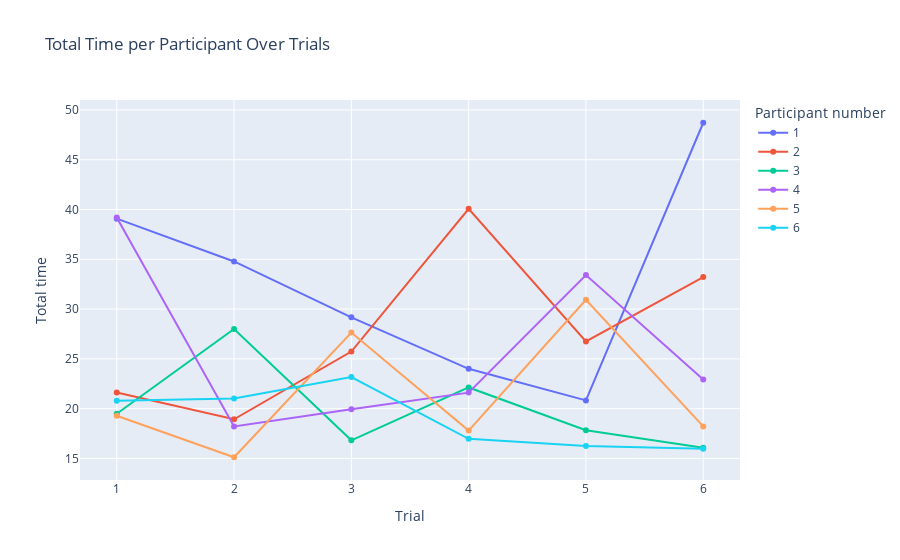

Notebook code cell kept with this figure:
### Code cell
# Create an interactive line plot to show total time per participant over trials
df["Notes"] = df["Notes"].fillna("NaN")

fig = px.line(df,
              x="Trial",
              y="Total time",
              color="Participant number",  # Color by participant number to see their individual progress
              markers=True,  # Show markers at each data point
              title="Total Time per Participant Over Trials",
              line_group="Participant number",  # Each participant has a unique line
              hover_data=["Mouse speed", "Total mistakes", "Notes"],  # Show mouse speed, time, and trial number on hover
              category_orders={"Trial": [1, 2, 3, 4, 5, 6]}  # Ensure trials are ordered from 1 to 6
             )

# Show the plot
fig.show()

# Save the figure as a PNG file
fig.write_image("figures/fig9.png", width=width, height=height)

### Figure 1 — Plotly figure (JSON) as saved in the notebook; plotly's stock layout.template omitted (floating-point values rounded to 4 significant figures)
{"data": [{"customdata": [["low", 0, "NaN"], ["low", 0, "NaN"], ["medium", 0, "NaN"], ["medium", 0, "Das sei ein angenehmes Setting"], ["fast", 0, "NaN"], ["fast", 1, "NaN"]], "hovertemplate": "Participant number=1<br>Trial=%{x}<br>Total time=%{y}<br>Mouse speed=%{customdata[0]}<br>Total mistakes=%{customdata[1]}<br>Notes=%{customdata[2]}<extra></extra>", "legendgroup": "1", "line": {"color": "#636efa", "dash": "solid"}, "marker": {"symbol": "circle"}, "mode": "lines+markers", "name": "1", "orientation": "v", "showlegend": true, "type": "scatter", "x": [1, 2, 3, 4, 5, 6], "xaxis": "x", "y": [39.08, 34.78, 29.17, 24.0, 20.83, 48.71], "yaxis": "y"}, {"customdata": [["medium", 0, "NaN"], ["medium", 0, "NaN"], ["fast", 0, "NaN"], ["fast", 2, "Meinte \"Es sei gar nicht so leicht wenn man schon älter und zittrig sei <br> und nicht so gut sehe\" und hat noch keine vertikale Maus verwendet"], ["low", 0, "NaN"], ["low", 0, "NaN"]], "hovertemplate": "Participant number=2<br>Trial=%{x}<br>Total time=%{y}<br>Mouse speed=%{customdata[0]}<br>Total mistakes=%{customdata[1]}<br>Notes=%{customdata[2]}<extra></extra>", "legendgroup": "2", "line": {"color": "#EF553B", "dash": "solid"}, "marker": {"symbol": "circle"}, "mode": "lines+markers", "name": "2", "orientation": "v", "showlegend": true, "type": "scatter", "x": [1, 2, 3, 4, 5, 6], "xaxis": "x", "y": [21.63, 18.93, 25.73, 40.07, 26.75, 33.21], "yaxis": "y"}, {"customdata": [["fast", 1, "NaN"], ["fast", 8, "Ist normalerweise eine langsame Einstellung gewöhnt"], ["low", 1, "NaN"], ["low", 0, "NaN"], ["medium", 3, "NaN"], ["medium", 2, "NaN"]], "hovertemplate": "Participant number=3<br>Trial=%{x}<br>Total time=%{y}<br>Mouse speed=%{customdata[0]}<br>Total mistakes=%{customdata[1]}<br>Notes=%{customdata[2]}<extra></extra>", "legendgroup": "3", "line": {"color": "#00cc96", "dash": "solid"}, "marker": {"symbol": "circle"}, "mode": "lines+markers", "name": "3", "orientation": "v", "showlegend": true, "type": "scatter", "x": [1, 2, 3, 4, 5, 6], "xaxis": "x", "y": [19.49, 28.0, 16.82, 22.13, 17.84, 16.07], "yaxis": "y"}, {"customdata": [["low", 0, "NaN"], ["low", 1, "Speed-Up hauptsächlich, da Teilnehmer gewusst hatte, was er machts. <br> Dass die Pointer Precision \"on\" ist, habe er nicht gemerkt"], ["medium", 1, "NaN"], ["medium", 0, "Teilnehmer ist die mittlere Geschwindigkeit \"off\" gewohnt, <br> deshalb war diese Einstellung ungewohnt und ein \"ungutes Gefühl\""], ["fast", 1, "Teilnehmer meinte, diese Einstellung sein unkontrollierbar"], ["fast", 0, "NaN"]], "hovertemplate": "Participant number=4<br>Trial=%{x}<br>Total time=%{y}<br>Mouse speed=%{customdata[0]}<br>Total mistakes=%{customdata[1]}<br>Notes=%{customdata[2]}<extra></extra>", "legendgroup": "4", "line": {"color": "#ab63fa", "dash": "solid"}, "marker": {"symbol": "circle"}, "mode": "lines+markers", "name": "4", "orientation": "v", "showlegend": true, "type": "scatter", "x": [1, 2, 3, 4, 5, 6], "xaxis": "x", "y": [39.2, 18.22, 19.95, 21.61, 33.41, 22.94], "yaxis": "y"}, {"customdata": [["medium", 2, "is used to using a vertical mouse"], ["medium", 0, "NaN"], ["fast", 5, "NaN"], ["fast", 0, "NaN"], ["low", 0, "NaN"], ["low", 1, "NaN"]], "hovertemplate": "Participant number=5<br>Trial=%{x}<br>Total time=%{y}<br>Mouse speed=%{customdata[0]}<br>Total mistakes=%{customdata[1]}<br>Notes=%{customdata[2]}<extra></extra>", "legendgroup": "5", "line": {"color": "#FFA15A", "dash": "solid"}, "marker": {"symbol": "circle"}, "mode": "lines+markers", "name": "5", "orientation": "v", "showlegend": true, "type": "scatter", "x": [1, 2, 3, 4, 5, 6], "xaxis": "x", "y": [19.29, 15.12, 27.64, 17.8, 30.93, 18.22], "yaxis": "y"}, {"customdata": [["fast", 1, "NaN"], ["fast", 0, "NaN"], ["low", 0, "NaN"], ["low", 0, "NaN"], ["medium", 5, "NaN"], ["medium", 0, "Findet Zeiger-Beschleunigung eigentlich eher ungut"]], "hovertemplate": "Participant number=6<br>Trial=%{x}<br>Total time=%{y}<br>Mouse speed=%{customdata[0]}<br>Total mistakes=%{customdata[1]}<br>Notes=%{customdata[2]}<extra></extra>", "legendgroup": "6", "line": {"color": "#19d3f3", "dash": "solid"}, "marker": {"symbol": "circle"}, "mode": "lines+markers", "name": "6", "orientation": "v", "showlegend": true, "type": "scatter", "x": [1, 2, 3, 4, 5, 6], "xaxis": "x", "y": [20.8, 21.03, 23.17, 16.97, 16.26, 15.97], "yaxis": "y"}], "layout": {"legend": {"title": {"text": "Participant number"}, "tracegroupgap": 0}, "title": {"text": "Total Time per Participant Over Trials"}, "xaxis": {"anchor": "y", "categoryarray": [1, 2, 3, 4, 5, 6], "categoryorder": "array", "domain": [0, 1], "title": {"text": "Trial"}}, "yaxis": {"anchor": "x", "domain": [0, 1], "title": {"text": "Total time"}}}}
